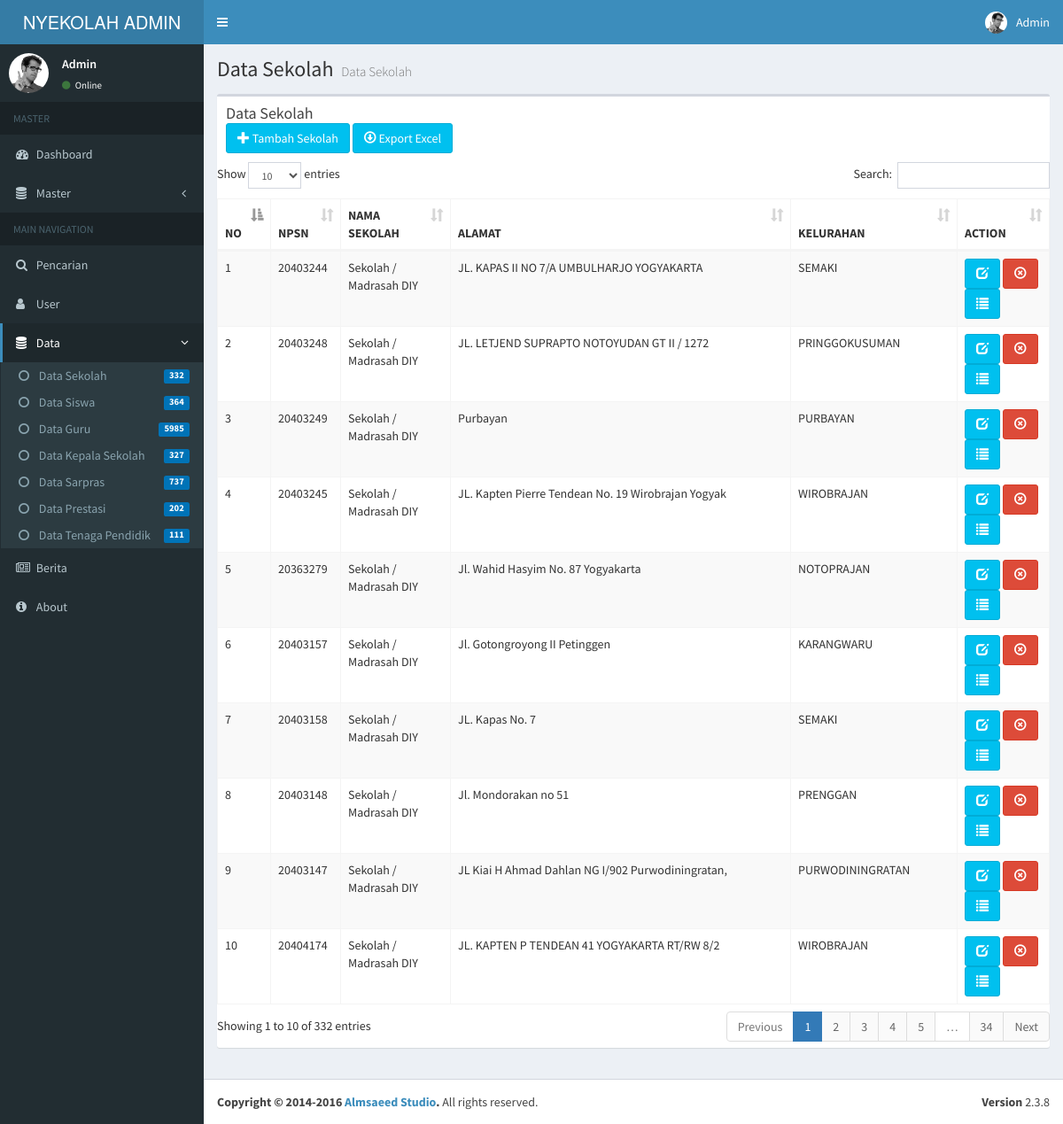
The page /page/data/sekolah on the database its author committed.
### tables this page shows
CREATE TABLE `profil` (
  `jenjang` varchar(30) NOT NULL,
  `nama_sekolah` varchar(75) NOT NULL,
  `npsn` int(10) NOT NULL,
  `sk_pendirian` varchar(20) NOT NULL,
  `tgl_pendirian` date NOT NULL,
  `alamat` varchar(50) NOT NULL,
  `kel` varchar(50) NOT NULL,
  `kec` int(4) NOT NULL,
  `kab` int(4) NOT NULL,
  `telepon` varchar(15) NOT NULL,
  `email` varchar(30) NOT NULL,
  `web` varchar(30) NOT NULL,
  `akreditasi` varchar(10) NOT NULL,
  `sk_akreditasi` varchar(30) NOT NULL,
  `kurikulum` varchar(20) NOT NULL,
  `visi` text NOT NULL,
  `misi` text NOT NULL,
  `tujuan` text NOT NULL,
  `moto` text NOT NULL,
  `koordinat_long` varchar(15) NOT NULL,
  `koordinat_lat` varchar(15) NOT NULL,
  `listrik` varchar(8) NOT NULL,
  `akses_internet` varchar(15) NOT NULL
);

### page/data/sekolah.php (the view, shortened to what this page needs)
<?php
include "../../dbconfig.php";
?>
<?php include "../header.php"; ?>
<?php include "../sidebar.php"; ?>
<div class="content-wrapper">
  <section class="content-header">
    <h1>
      Data Sekolah
      <small>Data Sekolah</small>
    </h1>
  </section>
  <section class="content">
    <div class="row">
      <div class="col-xs-12">
        <div class="box">
          <div class="box-header">
            <h3 class="box-title">Data Sekolah</h3><br>
            <a class="btn btn-info" href="tambah-sekolah"><span class="glyphicon glyphicon-plus"></span> Tambah Sekolah</a>
            <a class="btn btn-info" href="../excel/sekolah"><span class="glyphicon glyphicon-download"></span> Export Excel</a>
          </div>
          <div class="box-body table-responsive no-padding">
            <table id="example1" class="table table-bordered table-striped">
              <thead>
              <tr>
                <th>NO</th>
                <th>NPSN</th>
                <th>NAMA SEKOLAH</th>
                <th>ALAMAT</th>
                <th>KELURAHAN</th>
                <th>ACTION</th>
              </tr>
              </thead>
              <tbody>
               <?php
                  $no = 1;
                  $stmt = $DB_con->prepare('SELECT * FROM profil');
                  $stmt->execute();
                  if($stmt->rowCount() > 0)
                  {
                    while($row=$stmt->fetch(PDO::FETCH_ASSOC))
                  {
                    extract($row);
              ?>
              <tr>
                <td><?php echo $no++; ?></td>
                <td><?php echo $npsn; ?></td>
                <td><?php echo $nama_sekolah; ?></td>
                <td><?php echo $alamat; ?></td>
                <td><?php echo $kel; ?></td>
                <td>
                  <a class="btn btn-info" href="edit-sekolah?edit_id=<?php echo $row['npsn']; ?>"><span class="glyphicon glyphicon-edit"></span></a>
                    <a class="btn btn-danger" href="?delete_id=<?php echo $row['npsn']; ?>"><span class="glyphicon glyphicon-remove-circle"></span></a>
                    <a class="btn btn-info" href="detail-sekolah?detail_id=<?php echo $row['npsn']; ?>"><span class="glyphicon glyphicon-list" aria-hidden="true"></span></a>
                </td>
              </tr>
              <?php
              }
              }
          else
  {
      ?>
        <td colspan="9">No Data Found ...</td>
      <?php
  }
?>
            </table>
          </div>
        </div>
      </div>
    </div>
  </section>
</div>
<?php include "../footer.php"; ?>

### page/header.php (shortened to what this page needs)
<!DOCTYPE html>
<html>
<head>
  <link rel="stylesheet" href="http://localhost/sekolah/admin/assets/bootstrap/css/bootstrap.min.css">
  <link rel="stylesheet" href="https://cdnjs.cloudflare.com/ajax/libs/font-awesome/4.5.0/css/font-awesome.min.css">
  <link rel="stylesheet" href="https://cdnjs.cloudflare.com/ajax/libs/ionicons/2.0.1/css/ionicons.min.css">
  <link rel="stylesheet" href="http://localhost/sekolah/admin/assets/dist/css/AdminLTE.min.css">
  <link rel="stylesheet" href="http://localhost/sekolah/admin/assets/plugins/datatables/dataTables.bootstrap.css">
  <link rel="stylesheet" href="http://localhost/sekolah/admin/assets/dist/css/skins/_all-skins.min.css">
  <link rel="stylesheet" href="http://localhost/sekolah/admin/assets/plugins/bootstrap-wysihtml5/bootstrap3-wysihtml5.min.css">
</head>
<body class="hold-transition skin-blue sidebar-mini">
<div class="wrapper">
  <header class="main-header">
    <a href="index.php" class="logo">
      <span class="logo-lg">NYEKOLAH ADMIN</span>
    </a>
    <nav class="navbar navbar-static-top">
      <a href="#" class="sidebar-toggle" data-toggle="offcanvas" role="button">
      </a>
      <div class="navbar-custom-menu">
        <ul class="nav navbar-nav">
          <li class="dropdown user user-menu">
            <a href="#" class="dropdown-toggle" data-toggle="dropdown">
              <img src="assets/dist/img/user2-160x160.jpg" class="user-image" alt="User Image">
              <span class="hidden-xs">Admin</span>
            </a>
          </li>
        </ul>
      </div>
    </nav>
  </header>

### page/sidebar.php (shortened to what this page needs)
<aside class="main-sidebar">
  <section class="sidebar">
    <div class="user-panel">
      <div class="pull-left image">
        <img src="http://localhost/sekolah/admin/assets/dist/img/user2-160x160.jpg" class="img-circle" alt="User Image">
      </div>
      <div class="pull-left info">
        <p>Admin</p>
        <a href="#"><i class="fa fa-circle text-success"></i> Online</a>
      </div>
    </div>
    <ul class="sidebar-menu">
      <li class="header">MASTER</li>
      <li class="treeview">
        <a href="index.php">
          <i class="fa fa-dashboard"></i> <span>Dashboard</span>
        </a>
      </li>
      <li class="treeview">
        <a href="#">
          <i class="fa fa-database"></i> <span>Master</span>
          <span class="pull-right-container">
            <i class="fa fa-angle-left pull-right"></i>
          </span>
        </a>
      </li>
      <li class="header">MAIN NAVIGATION</li>
      <li class="treeview">
        <a href="http://localhost/sekolah/admin/page/pencarin">
          <i class="fa fa-search"></i> <span>Pencarian</span>
        </a>
      </li>
      <li class="treeview">
        <a href="http://localhost/sekolah/admin/page/data/user">
          <i class="fa fa-user"></i> <span>User</span>
        </a>
      </li>
      <li class="active treeview">
        <a href="#">
          <i class="fa fa-database"></i> <span>Data</span>
          <span class="pull-right-container">
            <i class="fa fa-angle-left pull-right"></i>
          </span>
        </a>
        <ul class="treeview-menu">
          <li><a href="http://localhost/sekolah/admin/page/data/sekolah"><i class="fa fa-circle-o"></i> Data Sekolah
            <span class="pull-right-container">
              <small class="label pull-right bg-blue">
              <?php
              $sekolah=$DB_con->prepare("SELECT COUNT(*) FROM profil");
              $sekolah->execute();
              $datasekolah=$sekolah->fetch(PDO::FETCH_NUM);
              echo "".$datasekolah[0]."";
              ?>
              </small>
            </span>
          </a></li>
          <li><a href="http://localhost/sekolah/admin/page/data/siswa"><i class="fa fa-circle-o"></i> Data Siswa
            <span class="pull-right-container">
              <small class="label pull-right bg-blue">
              <?php
              $siswa=$DB_con->prepare("SELECT COUNT(*) FROM siswa");
              $siswa->execute();
              $datasiswa=$siswa->fetch(PDO::FETCH_NUM);
              echo "".$datasiswa[0]."";
              ?>
              </small>
            </span>
          </a>
          </li>
          <li><a href="http://localhost/sekolah/admin/page/data/guru"><i class="fa fa-circle-o"></i> Data Guru
            <span class="pull-right-container">
              <small class="label pull-right bg-blue">
              <?php
              $guru=$DB_con->prepare("SELECT COUNT(*) FROM data_guru");
              $guru->execute();
              $dataguru=$guru->fetch(PDO::FETCH_NUM);
              echo "".$dataguru[0]."";
              ?>
              </small>
            </span>
          </a>
          </li>
          <li><a href="http://localhost/sekolah/admin/page/data/kepsek"><i class="fa fa-circle-o"></i> Data Kepala Sekolah
            <span class="pull-right-container">
              <small class="label pull-right bg-blue">
              <?php
              $kepsek=$DB_con->prepare("SELECT COUNT(*) FROM kepsek");
              $kepsek->execute();
              $datakepsek=$kepsek->fetch(PDO::FETCH_NUM);
              echo "".$datakepsek[0]."";
              ?>
              </small>
            </span>
          </a>
          </li>
          <li><a href="http://localhost/sekolah/admin/page/data/sarpras"><i class="fa fa-circle-o"></i> Data Sarpras
            <span class="pull-right-container">
              <small class="label pull-right bg-blue">
              <?php
              $sarpras=$DB_con->prepare("SELECT COUNT(*) FROM sarpras");
              $sarpras->execute();
              $datasarpras=$sarpras->fetch(PDO::FETCH_NUM);
              echo "".$datasarpras[0]."";
              ?>
              </small>
            </span>
          </a></li>
          <li><a href="http://localhost/sekolah/admin/page/data/prestasi"><i class="fa fa-circle-o"></i> Data Prestasi
            <span class="pull-right-container">
              <small class="label pull-right bg-blue">
              <?php
              $prestasi=$DB_con->prepare("SELECT COUNT(*) FROM prestasi");
              $prestasi->execute();
              $dataprestasi=$prestasi->fetch(PDO::FETCH_NUM);
              echo "".$dataprestasi[0]."";
              ?>
              </small>
            </span>
          </a></li>
          <li><a href="http://localhost/sekolah/admin/page/data/pendidik"><i class="fa fa-circle-o"></i> Data Tenaga Pendidik
            <span class="pull-right-container">
              <small class="label pull-right bg-blue">
              <?php
              $tenkependik=$DB_con->prepare("SELECT COUNT(*) FROM tenkependik");
              $tenkependik->execute();
              $datatenkependik=$tenkependik->fetch(PDO::FETCH_NUM);
              echo "".$datatenkependik[0]."";
              ?>
              </small>
            </span>
          </a></li>
        </ul>
      </li>
      <li class="treeview">
        <a href="http://localhost/sekolah/admin/page/berita">
          <i class="fa fa-newspaper-o"></i> <span>Berita</span>
        </a>
      </li>
      <li class="treeview">
        <a href="http://localhost/sekolah/admin/page/about.php">
          <i class="fa fa-info-circle"></i> <span>About</span>
        </a>
      </li>
    </ul>
  </section>
</aside>

### page/footer.php (shortened to what this page needs)
<footer class="main-footer">
    <div class="pull-right hidden-xs">
      <b>Version</b> 2.3.8
    </div>
    <strong>Copyright &copy; 2014-2016 <a href="http://almsaeedstudio.com">Almsaeed Studio</a>.</strong> All rights
    reserved.
  </footer>
</div>
</body>
</html>

### rows shown on the page
profil: npsn "20403244", nama_sekolah "Sekolah / Madrasah DIY", alamat "JL. KAPAS II NO 7/A UMBULHARJO YOGYAKARTA", kel "SEMAKI"
profil: npsn "20403248", nama_sekolah "Sekolah / Madrasah DIY", alamat "JL. LETJEND SUPRAPTO NOTOYUDAN GT II / 1272", kel "PRINGGOKUSUMAN"
profil: npsn "20403249", nama_sekolah "Sekolah / Madrasah DIY", alamat "Purbayan", kel "PURBAYAN"
profil: npsn "20403245", nama_sekolah "Sekolah / Madrasah DIY", alamat "JL. Kapten Pierre Tendean No. 19 Wirobrajan Yogyak", kel "WIROBRAJAN"
profil: npsn "20363279", nama_sekolah "Sekolah / Madrasah DIY", alamat "Jl. Wahid Hasyim No. 87 Yogyakarta", kel "NOTOPRAJAN"
profil: npsn "20403157", nama_sekolah "Sekolah / Madrasah DIY", alamat "Jl. Gotongroyong II Petinggen", kel "KARANGWARU"
profil: npsn "20403158", nama_sekolah "Sekolah / Madrasah DIY", alamat "JL. Kapas No. 7", kel "SEMAKI"
profil: npsn "20403148", nama_sekolah "Sekolah / Madrasah DIY", alamat "Jl. Mondorakan no 51", kel "PRENGGAN"
profil: npsn "20403147", nama_sekolah "Sekolah / Madrasah DIY", alamat "JL Kiai H Ahmad Dahlan NG I/902 Purwodiningratan,", kel "PURWODININGRATAN"
profil: npsn "20404174", nama_sekolah "Sekolah / Madrasah DIY", alamat "JL. KAPTEN P TENDEAN 41 YOGYAKARTA RT/RW 8/2", kel "WIROBRAJAN"

### other values the page prints
$datasekolah[0] "332"
$datasiswa[0] "364"
$dataguru[0] "5985"
$datakepsek[0] "327"
$datasarpras[0] "737"
$dataprestasi[0] "202"
$datatenkependik[0] "111"
